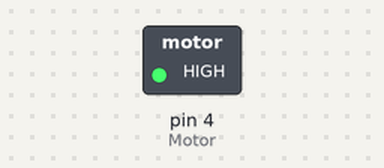
The sketch below on a simulated Arduino Uno, built with avr-gcc and run on an emulated ATmega328P. Parts: switched loads named in the sketch (green lamp = pin HIGH). Dashed ring = blinking. What the sketch prints to the serial monitor is not drawn.

Above: at 0.15 s.
Timing chart, 0 to 3.0 s (numbered marks = the images above):
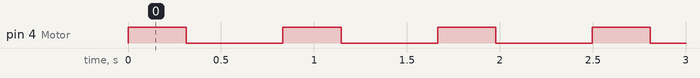

The sketch:

PumpControls.ino
```cpp
#include <SPI.h>

const int Motor = 4;

// If your relay turns ON when D4 is HIGH, keep these.
// If your relay is active LOW, swap these.
const int PUMP_ON  = HIGH;
const int PUMP_OFF = LOW;

volatile byte spiByte = 0;
volatile bool newByte = false;

byte heartRateBpm = 72;

int systole = 0;
int diastole = 0;

bool waitingForBpm = false;

void setup() {
  pinMode(Motor, OUTPUT);
  digitalWrite(Motor, PUMP_OFF);

  Serial.begin(9600);

  // UNO SPI s pins:
  // D10 = SS
  // D11 = MOSI
  // D12 = MISO
  // D13 = SCK
  pinMode(SS, INPUT);
  pinMode(MISO, OUTPUT);

  // Enable SPI s mode
  SPCR |= _BV(SPE);

  // Enable SPI interrupt
  SPI.attachInterrupt();

  updateTiming();

  Serial.println("Pump SPI s ready");
}

ISR(SPI_STC_vect) {
  spiByte = SPDR;
  newByte = true;
}

void loop() {
  handleSPI();

  if (heartRateBpm > 0) {
    digitalWrite(Motor, PUMP_ON);
    delayWithSPI(systole);

    digitalWrite(Motor, PUMP_OFF);
    delayWithSPI(diastole);
  } else {
    digitalWrite(Motor, PUMP_OFF);
    delayWithSPI(100);
  }
}

void delayWithSPI(int durationMs) {
  unsigned long startMs = millis();

  while (millis() - startMs < (unsigned long)durationMs) {
    handleSPI();
    delay(1);
  }
}

void handleSPI() {
  if (!newByte) return;

  noInterrupts();
  byte b = spiByte;
  newByte = false;
  interrupts();

  Serial.print("SPI byte received: ");
  Serial.println(b);

  // Ignore header if it appears
  if (b == 0xA5) {
    Serial.println("Header ignored");
    return;
  }

  // Treat any valid BPM byte directly as heart rate
  if (b >= 1 && b <= 240) {
    heartRateBpm = b;
    updateTiming();

    Serial.print("Received HR: ");
    Serial.println(heartRateBpm);
  }
}

void updateTiming() {
  float HR = (float)heartRateBpm;

  systole  = (int)((60.0 / HR) * 1000.0 * (3.0 / 8.0));
  diastole = (int)((60.0 / HR) * 1000.0 * (5.0 / 8.0));

  Serial.print("systole ms: ");
  Serial.println(systole);
  Serial.print("diastole ms: ");
  Serial.println(diastole);
}
```

Measured:
- by itself, pin 4 (Motor): alternates HIGH for 0.31 s and LOW for 0.52 s
